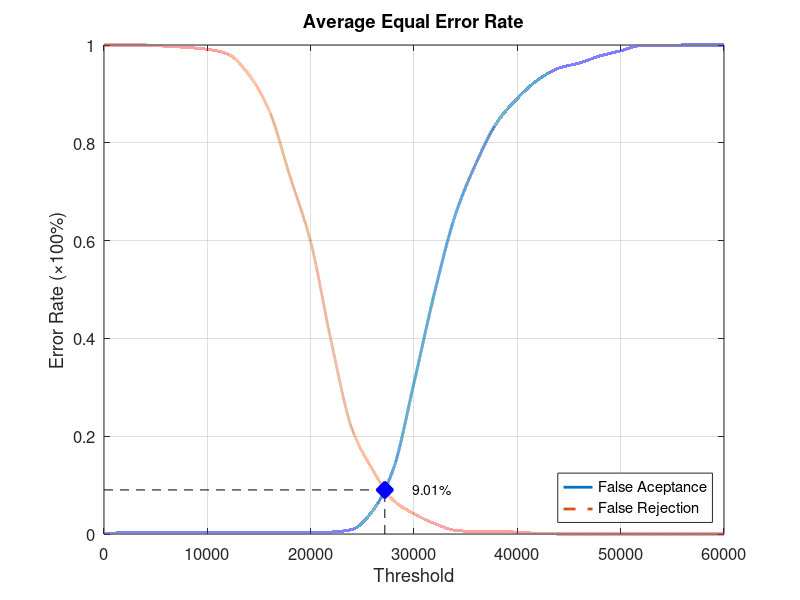
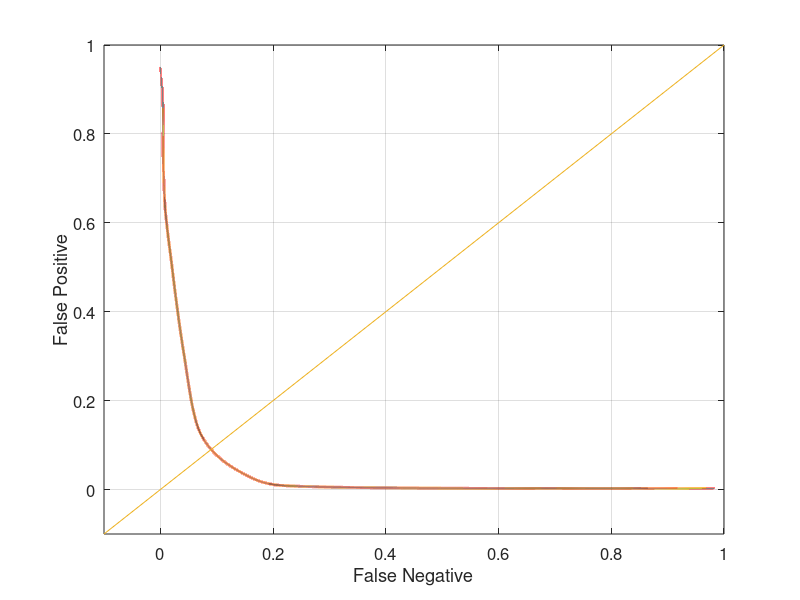

Write MATLAB code to recreate these figures, in order.
function yEER = Experiment4Average
close all;
clear;
clc;
x = 0:2000:60000;
xq = 0:0.5:60000;

y0 = [0 0.00263158 0.00263158 0.00263158 0.00263158 0.00263158 0.00263158 0.00263158 0.00263158 0.00263158 0.00263158 0.00394737 0.00921053 0.0473684 0.132895 0.309211 0.494737 0.652632 0.757895 0.840789 0.89079 0.928947 0.952632 0.963158 0.977632 0.988158 0.998684 0.998684 1 1 1];
yy0 = interp1(x, y0, xq, 'pchip');
y1 = [1 1 1 0.9975 0.995 0.99125 0.98125 0.94 0.865 0.73125 0.5975 0.3925 0.215 0.13125 0.06875 0.04125 0.02125 0.0075 0.005 0.005 0.00375 0.00125 0 0 0 0 0 0 0 0 0];
yy1 = interp1(x, y1, xq, 'pchip');

% Calculating EER: 
y2 = abs(y0 - y1);
find(y2 == min(y2))
yy2 = abs(yy0 - yy1);
xEER = find(yy2 == min(yy2));
xEERIndex = xq(xEER) % X-axis EER
yEER = yy0(xEER) % Y-axis EER

main = figure
plot(xq, yy0,'-','LineWidth', 2);	hold on
plot(xq, yy1,'--','LineWidth', 2);	hold on
plot([xEERIndex xEERIndex], [0 yEER], 'k--');	hold on
plot([0 xEERIndex], [yEER yEER], 'k--');	hold on
plot(xEERIndex, yEER, 'bx', 'LineWidth', 10);	hold on
text(xEERIndex + 10 * xEERIndex / 100, yEER, [num2str(round((10000 * yEER)) / 100) '%'])
legend('False Aceptance', 'False Rejection', 'Location', 'SouthEast')
xlabel('Threshold')
ylabel('Error Rate (\times100%)')
title('Average Equal Error Rate')
set(gca, 'FontSize', 12)
axis([0 60000 0 1])
grid on

print(main, 'Experiment4AverageMain', '-dpng');
FNRxFPR = figure('Color', [1 1 1]);
plot(yy1, yy0, '-', yy1, yy0, 'LineWidth', 2);
hold on
y = -0.1:0.1:1
plot(y, y); 
set(gca, 'FontSize', 12)
xlabel('False Negative')
ylabel('False Positive')
axis([-0.1 1 -0.1 1])
set(gca, 'FontSize', 12)
grid on

print(FNRxFPR, 'Experiment4AverageFNRxFPR','-dpng');
end
